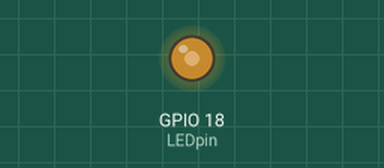
A program run on a simulated Raspberry Pi (BCM pin numbers). On the bench: output pins drawn as LEDs (lit = HIGH).

Above: at 3.05 s.
At 3.25 s:
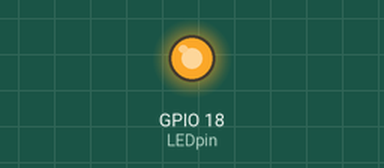
At 3.5 s:
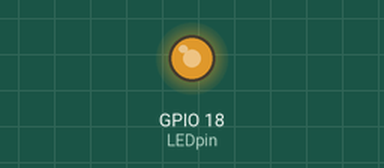
At 4.0 s:
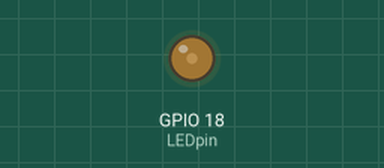
Timing chart, 0 to 6.0 s (numbered marks = the images above):
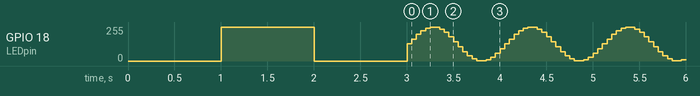

The program:

LED_breathe.py
```python
# Importing Libraries

import RPi.GPIO as GPIO
import time
import math

# Definitions

LEDpin = 18

duty = 0

# Setup GPIO

def mapfunc(x,inLo,inHi,outLo,outHi):
    inRange = inHi-inLo
    outRange = outHi-outLo
    inScale = (x-inLo)/inRange
    return outLo + (inScale*outRange)


GPIO.setmode(GPIO.BCM)
GPIO.setup(LEDpin,GPIO.OUT)

GPIO.output(LEDpin,GPIO.LOW)
time.sleep(1)
GPIO.output(LEDpin,GPIO.HIGH)
time.sleep(1)
GPIO.output(LEDpin,GPIO.LOW)
time.sleep(1)

adv_blink = GPIO.PWM(LEDpin,200)
adv_blink.start(0)

# Loop
x = 0
try:
    while(1):

        step = 0.3

        duty = mapfunc(math.sin(x),-1,1,0,100)

        x += step

        adv_blink.ChangeDutyCycle(duty)

        if(x  >= 2*math.pi):
            x = 0

        time.sleep(0.05)


except KeyboardInterrupt:
    adv_blink.stop()
    GPIO.cleanup()
```
